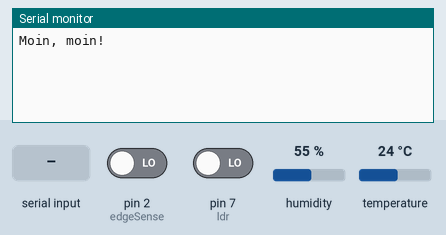
A sketch run on a simulated Arduino Uno, built with avr-gcc and run on an emulated ATmega328P. Parts: the last lines printed to the serial monitor. The inputs (shaded band) are chosen by the test bench; at power-on: pin 2 (edgeSense) LOW, pin 7 (ldr) LOW, humidity 55 %, temperature 24 °C.

Above: at 2.2 s.
2.3 s: "a\n" received over Serial
At 3.3 s:
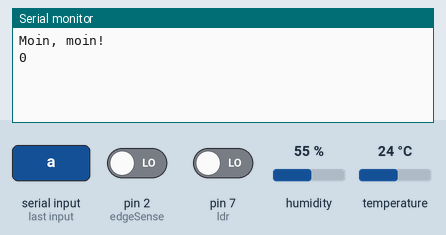
3.8 s: byte 99 ('c') received over Serial
At 5.1 s:
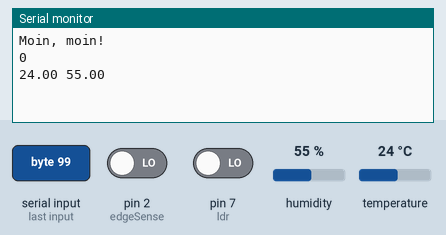

Measured:
- after the input at 2.3 s, the serial monitor: prints a new line at once (image 1)
- after the input at 3.8 s, the serial monitor: prints a new line at once (image 2)

The sketch:

sht85.ino
```cpp
#include <Wire.h>
#include "SHTSensor.h"

const int edgeSense = 2;          // Schmitt trigger input
const int ldr = 7;              // LDR input
const int ledPin =  13;           // Arduino built-in LED

// SHTSensor sht;
// To use a specific sensor instead of probing the bus use this command:
SHTSensor sht(SHTSensor::SHT3X);


//--------------------------------
//------------ Setup -------------
//--------------------------------

void setup()
{
  Wire.begin();
  Serial.begin(9600);
  delay(1000); // let serial console settle

  sht.init();
  sht.setAccuracy(SHTSensor::SHT_ACCURACY_MEDIUM); // only supported by SHT3x

//  if (sht.readSample()) {
//      Serial.print("SHT:\n");
//      Serial.print("  RH: ");
//      Serial.print(sht.getHumidity(), 2);
//      Serial.print("\n");
//      Serial.print("  T:  ");
//      Serial.print(sht.getTemperature(), 2);
//      Serial.print("\n");
//  } else {
//      Serial.print("Error in readSample()\n");
//  }

  Serial.print("Moin, moin!");
  Serial.print("\n");
  Serial.flush();


}

//--------------------------------
//------------- Loop -------------
//--------------------------------

void loop() {
  // put your main code here, to run repeatedly:

  int cardState = digitalRead(edgeSense);
  int interlock = digitalRead(ldr);

  if (Serial.available() > 0)
  {
    int inByte = Serial.read();

    if (inByte == 'a')
    {
      Serial.print(cardState);
      Serial.print("\n");
    }

    else if (inByte == 'b')
    {
      Serial.print(interlock);
      Serial.print("\n");
    }

    else if (inByte == 'c')
    {
      sht.readSample();
      Serial.print(sht.getTemperature(), 2);
      Serial.print(" ");
      Serial.print(sht.getHumidity(), 2);
      Serial.print("\n");
    }
    Serial.flush();
  }
  delay(100);

//  if (sht.readSample()) {
//      Serial.print("SHT:\n");
//      Serial.print("  RH: ");
//      Serial.print(sht.getHumidity(), 2);
//      Serial.print("\n");
//      Serial.print("  T:  ");
//      Serial.print(sht.getTemperature(), 2);
//      Serial.print("\n");
//  } else {
//      Serial.print("Error in readSample()\n");
//  }
//
//  delay(1000);
}
```
